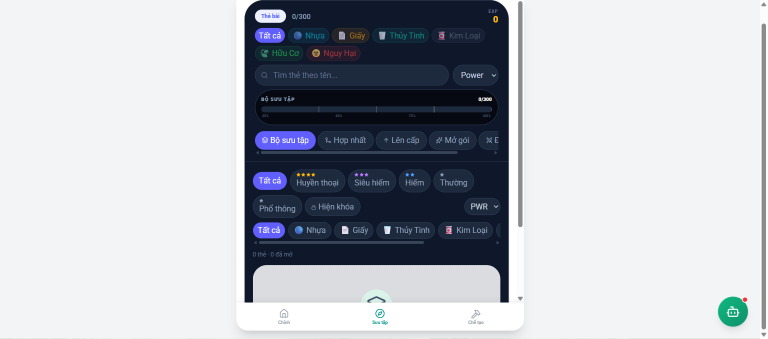
#> input picture bmo-cards-collection.png, 1535 x 678 px, given in place of exec-ebd92d98-6d77-47b7-a7ee-96609610369a.png, which was not available (shown at 1/2 size)
$ python package_bmo_assets.py ..
#> lines starting #> are read from the running program, lines starting #| are printed output that depends on the picture
"""Package generated BMO artwork into production-sized WebP assets.

This script deliberately excludes physical reward artwork: reward catalogue images
remain merchant-managed content, while the files below are part of BMO's visual
identity and game UI.
"""

import argparse
from pathlib import Path

from PIL import Image


OUTPUT = Path(__file__).resolve().parents[1] / "public" / "assets" / "bmo"

ASSETS = {
    "exec-ebd92d98-6d77-47b7-a7ee-96609610369a.png": ("card-elements/plastic.webp", (640, 853), 84),
    "exec-78d5343a-7b48-40fd-bec8-780c023ca77c.png": ("card-elements/paper.webp", (640, 853), 84),
    "exec-1d531c99-9117-49b2-8abf-4ec0a4518be1.png": ("card-elements/glass.webp", (640, 853), 84),
    "exec-27903e9e-3569-45d6-981b-4204b740b676.png": ("card-elements/metal.webp", (640, 853), 84),
    "exec-d37ea23e-4a7f-4cd3-b829-b20504c8645a.png": ("card-elements/organic.webp", (640, 853), 84),
    "exec-7776938d-5cfa-46c8-b192-ae5e3e4d1f0f.png": ("card-elements/hazard.webp", (640, 853), 84),
    "exec-26be01f7-bf05-4307-8de3-ea248ea0a3d2.png": ("card-elements/energy.webp", (640, 853), 84),
    "exec-b87002b3-ce22-40aa-8868-02dff99fb86c.png": ("card-elements/water.webp", (640, 853), 84),
    "exec-38868d7f-da61-4800-8498-b895271f3886.png": ("card-elements/tech.webp", (640, 853), 84),
    "exec-9bb01514-a10a-4550-a48f-35fae971eec0.png": ("scenes/auth-hero.webp", (1600, 900), 84),
    "exec-5f075d55-3c96-4b07-93b7-d802c4b96675.png": ("scenes/gacha-vault.webp", (1600, 900), 84),
    "exec-3d6f2e34-4462-4abc-8bc7-3d0e03fc07ba.png": ("avatars/seedling.webp", (512, 512), 90),
    "exec-c768219a-708b-47b3-875f-acd27b1756c1.png": ("avatars/water-guardian.webp", (512, 512), 90),
    "exec-ae2c179b-26e2-4aec-9897-4714ecc23bfb.png": ("avatars/forest-guardian.webp", (512, 512), 90),
    "exec-edb70a43-36cd-4bf8-a0be-0c03cecececd.png": ("cards/card-back.webp", (640, 853), 88),
}


def cover(image: Image.Image, size: tuple[int, int]) -> Image.Image:
    target_ratio = size[0] / size[1]
    source_ratio = image.width / image.height
    if source_ratio > target_ratio:
        width = round(image.height * target_ratio)
        left = (image.width - width) // 2
        image = image.crop((left, 0, left + width, image.height))
    elif source_ratio < target_ratio:
        height = round(image.width / target_ratio)
        top = (image.height - height) // 2
        image = image.crop((0, top, image.width, top + height))
    return image.resize(size, Image.Resampling.LANCZOS)


def main() -> None:
    parser = argparse.ArgumentParser(description=__doc__)
    parser.add_argument("source", type=Path, help="Directory containing the original PNG exports")
    args = parser.parse_args()

    for source_name, (relative_target, size, quality) in ASSETS.items():
        target = OUTPUT / relative_target
        target.parent.mkdir(parents=True, exist_ok=True)
        with Image.open(args.source / source_name) as image:
#> image is the input picture: PIL image 1535x678 RGB; mean R, G, B 182.3, 185.7, 193.2
            packaged = cover(image, size)
#> in cover, `image = image.crop((left, 0, left + width, image.height))`:
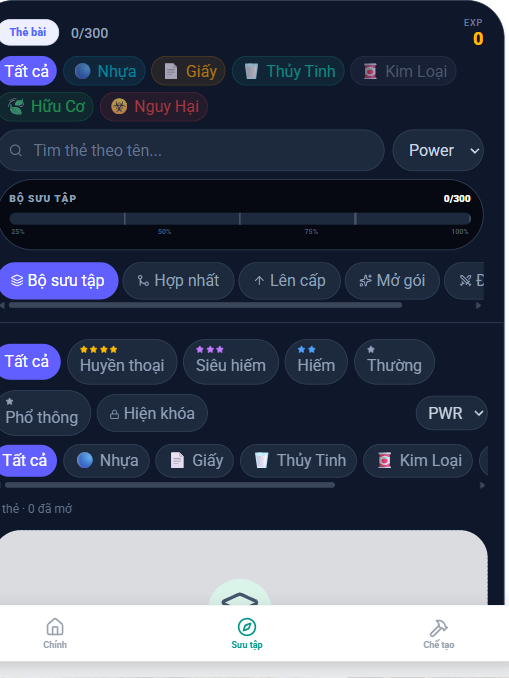
#> image: PIL image 509x678 RGB; mean R, G, B 73, 80.1, 98.2
            packaged.save(target, "WEBP", quality=quality, method=6)
            print(f"{relative_target}: {target.stat().st_size / 1024:.0f} KiB")
#> pass 2 of the loop in main, `for source_name, (relative_target, size, quality) in ASSETS.items():`:
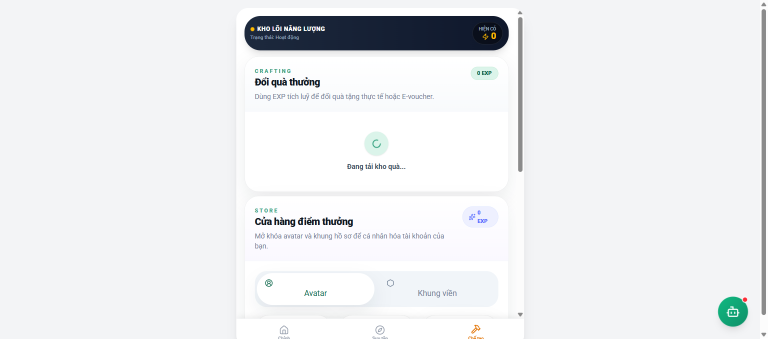
#> input picture bmo-craft.png, 1535 x 678 px, given in place of exec-78d5343a-7b48-40fd-bec8-780c023ca77c.png, which was not available (shown at 1/2 size)
#> in main, image is the input picture: PIL image 1535x678 RGB; mean R, G, B 235.7, 237.3, 239.4
#> in cover (call 2), `image = image.crop((left, 0, left + width, image.height))`:
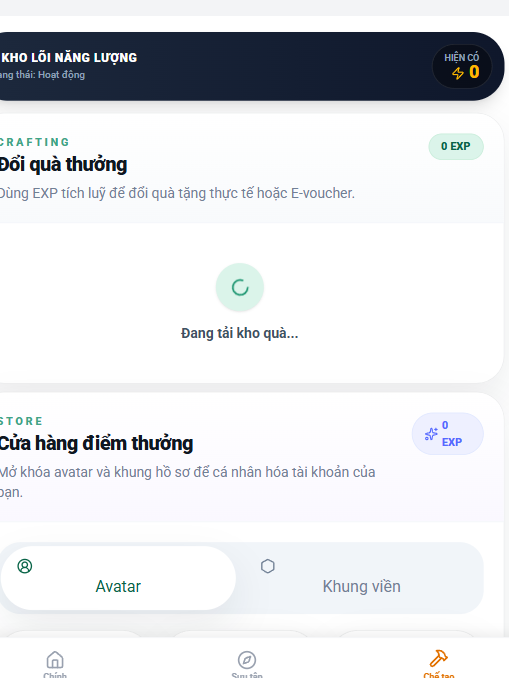
#> image: PIL image 509x678 RGB; mean R, G, B 225.1, 226.9, 230.1


if __name__ == "__main__":
#> (the run stopped early here; a loop or call above may not have finished)
